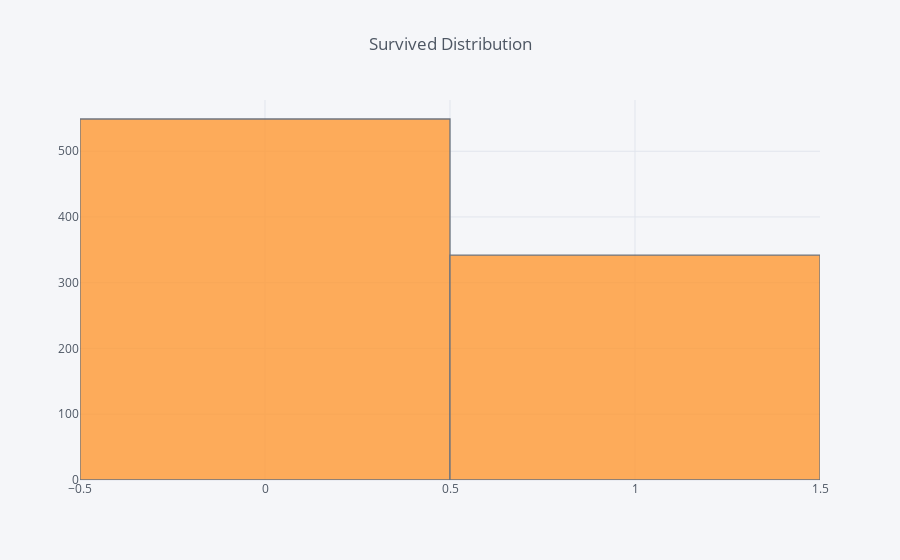

The notebook cell this image was saved under:
### Code cell
train_data['Survived'].iplot(kind='hist', title='Survived Distribution')

### Figure 1 — Plotly figure (JSON) as saved in the notebook; plotly's stock layout.template omitted (floating-point values rounded to 4 significant figures; data arrays with more than 128 entries replaced by an {"elided": "..."} marker saying what was removed)
{"data": [{"histfunc": "count", "histnorm": "", "marker": {"color": "rgba(255, 153, 51, 1.0)", "line": {"color": "#4D5663", "width": 1.3}}, "name": "Survived", "opacity": 0.8, "orientation": "v", "type": "histogram", "uid": "444f6843-c508-41bb-852b-c483f2ed1776", "x": {"elided": "891 int values"}}], "layout": {"barmode": "overlay", "legend": {"bgcolor": "#F5F6F9", "font": {"color": "#4D5663"}}, "paper_bgcolor": "#F5F6F9", "plot_bgcolor": "#F5F6F9", "title": {"font": {"color": "#4D5663"}, "text": "Survived Distribution"}, "xaxis": {"gridcolor": "#E1E5ED", "showgrid": true, "tickfont": {"color": "#4D5663"}, "title": {"font": {"color": "#4D5663"}, "text": ""}, "zerolinecolor": "#E1E5ED"}, "yaxis": {"gridcolor": "#E1E5ED", "showgrid": true, "tickfont": {"color": "#4D5663"}, "title": {"font": {"color": "#4D5663"}, "text": ""}, "zerolinecolor": "#E1E5ED"}}}
